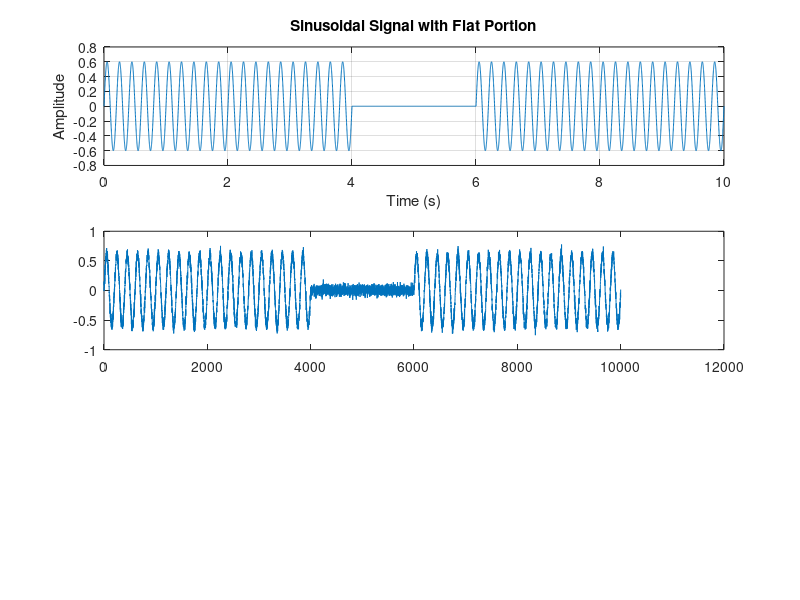

MATLAB code to generate this figure: (Note: this script raises an error after producing the figure.)
close all;
clear variables;
clc;
A_noise = 0.05;

% Parameters
fs = 1000;          % Sampling frequency (samples per second)
t = 0:1/fs:10;       % Time vector (1 second duration)
f = 5;             % Frequency of the sinusoidal signal

% Generate the sinusoidal signal
signal = 0.6 * sin(2 * pi * f * t);

% Set a portion of the signal to zero
start_flat = 4;   % Start time of flat portion (in seconds)
end_flat = 6;     % End time of flat portion (in seconds)
signal(t >= start_flat & t <= end_flat) = 0;

% Plot the signal
figure
subplot(311)
plot(t, signal);
xlabel('Time (s)');
ylabel('Amplitude');
title('Sinusoidal Signal with Flat Portion');
grid on;

noise = A_noise * randn(size(signal));

signal_f = signal + noise;
subplot(312)
plot(signal_f)

%% EMD:
[imfs,res] = emd(signal_f);

% Plot the original signal and the IMFs
num_imfs = size(imfs, 2);

figure;
subplot(num_imfs+2, 1, 1);
plot(t,signal_f);
title('Original EMG Signal');

for i = 1:num_imfs
    subplot(num_imfs+2, 1, i+1);
    plot(imfs(:, i));
    title(['IMF ' num2str(i)]);
    xlabel('Time');
ylabel('Amplitude');
end

subplot(num_imfs+2,1,num_imfs+2)
plot(res);
title("Residual")

%% Soft thresholding:
r = 4000:6000;

% num_imfs = size(imfs, 2);

% For soft thresholding of IMFs:

[num_imfs, IMF_length] = size(imfs);
tIMF = zeros(num_imfs, IMF_length);
tnoise = zeros(num_imfs, IMF_length);

for i = 1:IMF_length
    noise_segment = imfs(r,i);
    t = std(noise_segment);
    a = sign(imfs(:,i));
    b = (abs(imfs(:,i)) - t);
    b(b < 0) = 0;
    tIMF(:,i) = a .* b;
    tnoise(:,i) = imfs(:,i) - tIMF(:,i);
end

figure;
subplot(IMF_length+2, 1, 1);
plot(signal_f);
title('Original EMG Signal');

for i = 1:IMF_length
    subplot(IMF_length+2, 1, i+1);
    plot(tIMF(:, i));
    title(['IMF ' num2str(i) ' After thresholding']);
    xlabel('Time');
ylabel('Amplitude');
end

subplot(IMF_length+2,1,IMF_length+2)
plot(res);
title("Residual")
%% Signal reconstruction:

denoised_signal = sum(tIMF, 2);
% residue = signal_f - denoised_signal;
noise_signal = sum(tnoise,2);

figure;
subplot(4, 1, 1);
plot(signal_f);
title('Original Signal with noise');

subplot(412)
plot(signal);
title('Original Signal without noise');

subplot(4, 1, 3);
plot(denoised_signal);
title('Denoised Signal with noise');

subplot(4, 1, 4);
plot(noise_signal);
title('Noise Signal');

snr_b = snr(signal_f, noise);
disp("SNR before EMD: ");
disp(snr_b);

snr_v = snr(denoised_signal, noise);
disp("SNR after EMD: ");
disp(snr_v);

%% Obtained from GitHub:

function EMDdenoised = EMDdenoise_onlyIMFs(IMFs, threstype, T_mult)
    % EMDdenoised  : denoised signal
    % IMFs         : Intrinsic Mode Functions (IMFs) from EMD
    % threstype    : Thresholding method ('hard', 'soft', 'softSCAD')
    % T_mult       : Multiplication factor of the universal threshold

    n = size(IMFs, 1); % Length of the signal
    nofIMFs = size(IMFs, 2); % Number of IMFs

    % Estimate noise energy for thresholding
    estimenergy_F = (median(abs(IMFs(:, 1))) / 0.6745) ^ 2;
    for k = 2:nofIMFs + 3
        estimenergy_F(k) = estimenergy_F(1) / 0.719 * 2.01 ^ (-k);
    end
    T_mult = T_mult * sqrt(2 * log(n));

    % Apply thresholding
    for k = 1:nofIMFs
        T = T_mult * sqrt(estimenergy_F(k));
        switch threstype
            case 'hard'
                IMFs(abs(IMFs(k, :)) < T, k) = 0;
            case 'soft'
                IMFs(:, k) = sign(IMFs(:, k)) .* max(abs(IMFs(:, k)) - T, 0);
            case 'softSCAD'
                % Implement SCAD thresholding here
                % Add your SCAD logic
        end
    end

    % Sum the thresholded IMFs to reconstruct the denoised signal
    EMDdenoised = sum(IMFs, 2);
end


EMDdenoised = EMDdenoise_onlyIMFs(imfs, 'soft', 0.5);

figure;
subplot(5, 1, 1);
plot(signal_f);
title('Original Signal with noise');

subplot(512)
plot(signal);
title('Original Signal without noise');

subplot(5, 1, 3);
plot(EMDdenoised);
title('Denoised Signal');

subplot(5, 1, 4);
plot(noise_signal);
title('Noise Signal');
ylim([-1 1]);

subplot(5, 1, 5);
plot(noise);
title('Original Noise Signal');
ylim([-1 1]);

% Load your .mat file
data = signal;

% Extract the matrix you want to save (replace 'yourMatrix' with the actual matrix name)
% yourMatrix = data.yourMatrix;

% Save the matrix to a .csv file
writematrix(data, 'yourfile.csv');
